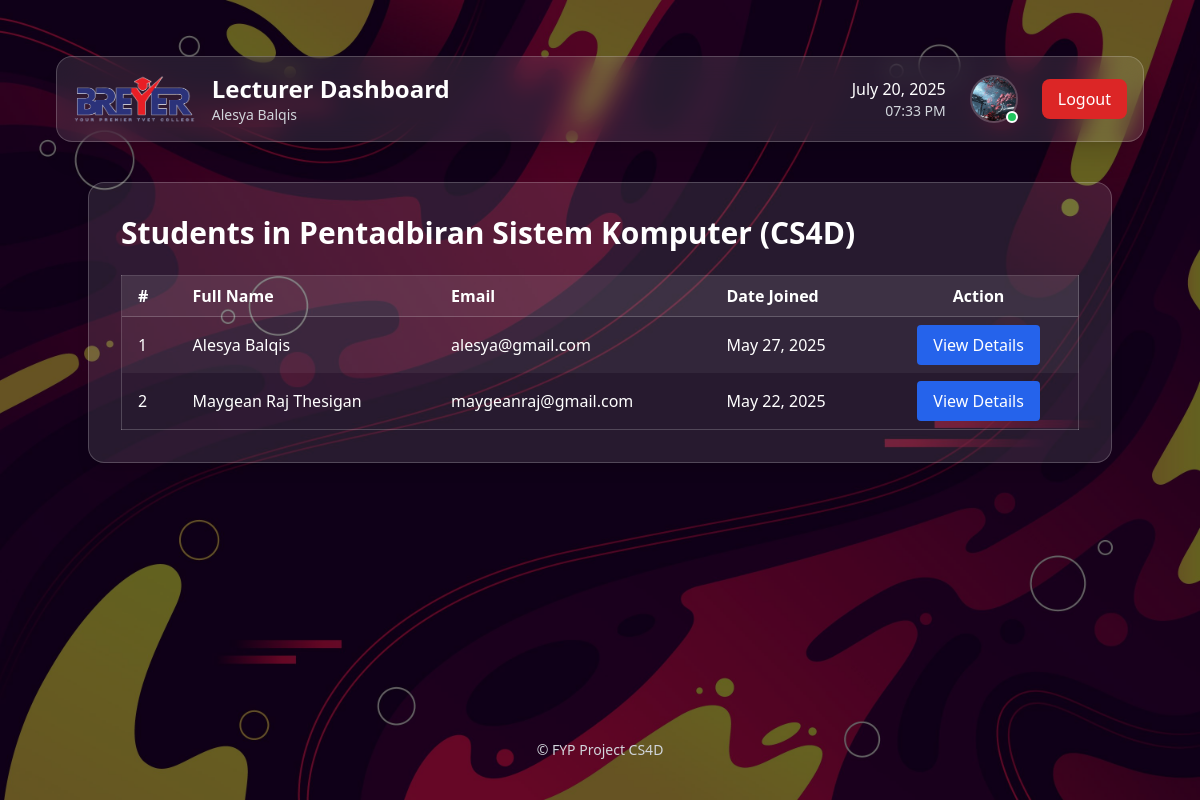
The app's page /lecturer/courses/1/students/ (signed in) with its own data.
### accounts/models.py (models this page shows, shortened)
class CustomUser(AbstractBaseUser, PermissionsMixin):
    class Role(models.TextChoices):
        STUDENT = 'STUDENT', 'Student'
        LECTURER = 'LECTURER', 'Lecturer'
        ADMIN = 'ADMIN', 'Admin'
    email = models.EmailField(unique=True)
    role = models.CharField(max_length=20, choices=Role.choices, default=Role.STUDENT)
    first_name = models.CharField(max_length=30, blank=True)
    last_name = models.CharField(max_length=30, blank=True)
    phone_number = models.CharField(max_length=20, blank=True, null=True)
    address = models.TextField(blank=True, null=True)
    department = models.CharField(max_length=100, blank=True, null=True)  # Added department field
    profile_picture = models.ImageField(upload_to='profile_pics/', blank=True, null=True)  # Added profile_picture field
    is_staff = models.BooleanField(default=False)
    is_active = models.BooleanField(default=True)
    date_joined = models.DateTimeField(auto_now_add=True)
    USERNAME_FIELD = 'email'
    REQUIRED_FIELDS = ['first_name', 'last_name']
    objects = CustomUserManager()
    def get_full_name(self):
        return f"{self.first_name} {self.last_name}".strip()

### core/models.py (models this page shows, shortened)
class Course(models.Model):
    name = models.CharField(max_length=255)
    code = models.CharField(max_length=50, unique=True)
    lecturer = models.ForeignKey(Lecturer, on_delete=models.SET_NULL, null=True, related_name='courses')
    classroom = models.CharField(max_length=100, blank=True, null=True)  # Classroom location or name

### lecturer/views.py (the view)
# urls.py: path('students/', views.student_list, name='student_list'),
def student_list(request, course_id):
    course = get_object_or_404(Course, id=course_id)
    enrollments = Enrollment.objects.filter(course=course).select_related('student__user')
    students = sorted(
        [enrollment.student.user for enrollment in enrollments],
        key=lambda u: u.get_full_name().lower()
    )
    return render(request, 'lecturer/student_list.html', {'students': students, 'course': course})

### lecturer/templates/lecturer/student_list.html (shortened to what this page needs)
{% extends 'lecturer/base_lecturer.html' %}
{% load static %}
{% block lecturer_content %}
<div class="max-w-5xl mx-auto p-8 bg-white/10 rounded-2xl border border-white/20 shadow-lg mt-10">
  <h1 class="text-3xl font-bold text-white mb-6">Students in {{ course.name }}</h1>
  {% if students %}
    <div class="overflow-x-auto">
      <table class="min-w-full border border-white/20 rounded-xl">
        <thead class="bg-white/10 text-white">
          <tr>
            <th class="border-b border-white/20 px-4 py-2 text-left">#</th>
            <th class="border-b border-white/20 px-4 py-2 text-left">Full Name</th>
            <th class="border-b border-white/20 px-4 py-2 text-left">Email</th>
            <th class="border-b border-white/20 px-4 py-2 text-left">Date Joined</th>
            <th class="border-b border-white/20 px-4 py-2 text-center">Action</th>
          </tr>
        </thead>
        <tbody>
          {% for student in students %}
            <tr class="odd:bg-white/5 even:bg-white/0 hover:bg-blue-600/10 transition">
              <td class="px-4 py-2 text-white">{{ forloop.counter }}</td>
              <td class="px-4 py-2 text-white">{{ student.get_full_name }}</td>
              <td class="px-4 py-2 text-white">{{ student.email }}</td>
              <td class="px-4 py-2 text-white">{{ student.date_joined|date:"M d, Y" }}</td>
              <td class="px-4 py-2 text-center">
                <a href="{% url 'lecturer:student_full_details' student.id %}"
                   class="inline-block bg-blue-600 hover:bg-blue-700 text-white px-4 py-2 rounded transition">
                  View Details
                </a>
              </td>
            </tr>
          {% endfor %}
        </tbody>
      </table>
    </div>
  {% else %}
    <p class="text-gray-300">No students found for this course.</p>
  {% endif %}
</div>
{% endblock %}

### lecturer/templates/lecturer/base_lecturer.html (shortened to what this page needs)
{% extends 'base.html' %}
{% load static %}
{% block content %}
  <div class="bg-white/10 backdrop-blur-md rounded-2xl p-4 border border-white/20 shadow-xl mb-8">
    <div class="flex justify-between items-center">
      <div class="flex items-center space-x-4">
        <img src="{% static 'images/breyer.jpg' %}" alt="Breyer Logo" class="h-12 w-auto">
        <div>
          <a href="{% url 'lecturer:dashboard' %}" class="text-2xl font-bold text-white hover:text-blue-400 transition">
            Lecturer Dashboard
          </a>
          <p class="text-gray-300 text-sm">{{ request.user.get_full_name|default:request.user.email }}</p>
        </div>
      </div>
      <div class="flex items-center space-x-6">
        <div class="text-right">
          <p class="text-white font-medium" id="current-date"></p>
          <p class="text-gray-300 text-sm" id="current-time"></p>
        </div>
        <a href="{% url 'lecturer:profile' %}" class="relative group">
          {% if request.user.profile_picture %}
          <img src="{{ request.user.profile_picture.url }}" alt="Profile Picture" class="w-12 h-12 rounded-full object-cover border-2 border-white/20 group-hover:border-blue-400 transition-colors">
          {% endif %}
          <div class="absolute bottom-0 right-0 w-3 h-3 bg-green-500 rounded-full border-2 border-white"></div>
        </a>
        <form action="{% url 'logout' %}" method="post">
          <button class="bg-red-600 hover:bg-red-700 text-white px-4 py-2 rounded-lg transition-colors flex items-center">
            Logout
          </button>
        </form>
      </div>
    </div>
  </div>
  {% block lecturer_content %}
  {% endblock %}
{% endblock %}

### records on screen
CustomUser: user.get_full_name "Alesya Balqis", user.profile_picture (picture), get_full_name "Alesya Balqis", email "alesya@gmail.com", date_joined "May 27, 2025"
Course: name "Pentadbiran Sistem Komputer (CS4D)"
CustomUser: get_full_name "Maygean Raj Thesigan", email "maygeanraj@gmail.com", date_joined "May 22, 2025"
